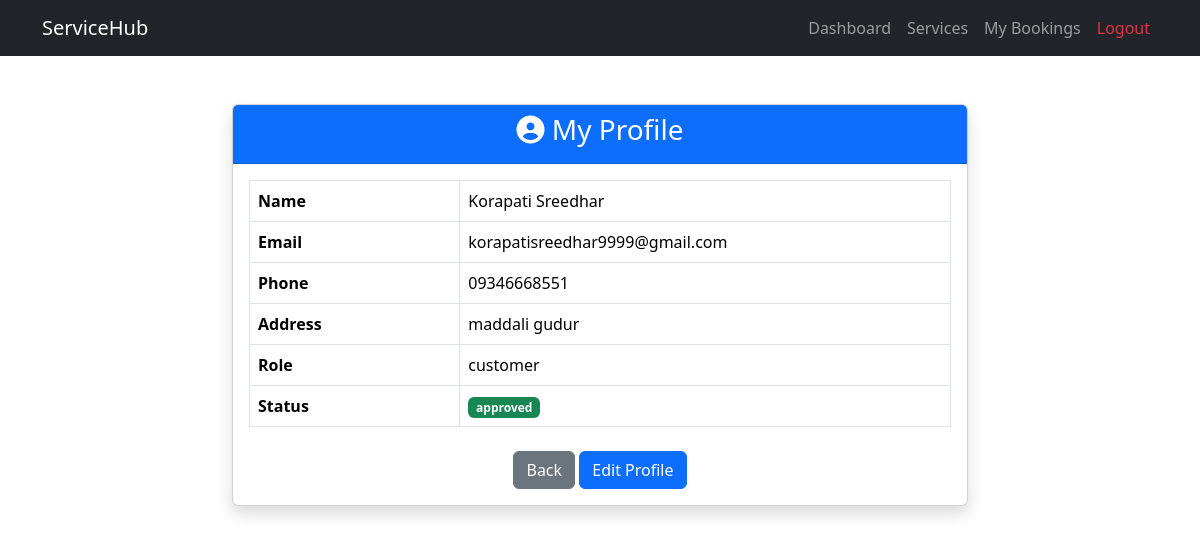
Screenshot of /profile (signed in) with the database file from the repository.
### tables this page shows
CREATE TABLE users(
    id INTEGER PRIMARY KEY AUTOINCREMENT,
    name TEXT NOT NULL,
    email TEXT UNIQUE NOT NULL,
    password TEXT NOT NULL,
    role TEXT DEFAULT 'customer',
    phone TEXT,
    address TEXT,
    profession TEXT,
    experience TEXT,
    status TEXT DEFAULT 'pending',
    created_at TIMESTAMP DEFAULT CURRENT_TIMESTAMP
);

### app.py (the view)
@app.route('/profile')
def profile():
    if 'user_id' not in session:
        return redirect(url_for('login'))
    conn = get_db_connection()
    user = conn.execute(
        "SELECT * FROM users WHERE id=?",
        (session['user_id'],)
    ).fetchone()
    conn.close()
    return render_template(
        'customer/profile.html',
        user=user
    )

### app.py (called while the page is built)
def get_db_connection():
    conn = sqlite3.connect(DATABASE)
    conn.row_factory = sqlite3.Row
    return conn

### templates/customer/profile.html (shortened to what this page needs)
<!DOCTYPE html>
<html lang="en">
<head>
    <link href="https://cdn.jsdelivr.net/npm/bootstrap@5.3.3/dist/css/bootstrap.min.css"
          rel="stylesheet">
    <link rel="stylesheet"
          href="https://cdnjs.cloudflare.com/ajax/libs/font-awesome/6.5.1/css/all.min.css">
</head>
<body>
<nav class="navbar navbar-expand-lg navbar-dark bg-dark">
    <div class="container">
        <a class="navbar-brand" href="/dashboard">
            ServiceHub
        </a>
        <div class="collapse navbar-collapse">
            <ul class="navbar-nav ms-auto">
                <li class="nav-item">
                    <a class="nav-link" href="/dashboard">
                        Dashboard
                    </a>
                </li>
                <li class="nav-item">
                    <a class="nav-link" href="/services">
                        Services
                    </a>
                </li>
                <li class="nav-item">
                    <a class="nav-link" href="/my-bookings">
                        My Bookings
                    </a>
                </li>
                <li class="nav-item">
                    <a class="nav-link text-danger" href="/logout">
                        Logout
                    </a>
                </li>
            </ul>
        </div>
    </div>
</nav>
<div class="container mt-5">
    <div class="row justify-content-center">
        <div class="col-md-8">
            <div class="card shadow">
                <div class="card-header bg-primary text-white text-center">
                    <h3>
                        <i class="fas fa-user-circle"></i>
                        My Profile
                    </h3>
                </div>
                <div class="card-body">
                    <table class="table table-bordered">
                        <tr>
                            <th width="30%">Name</th>
                            <td>{{ user['name'] }}</td>
                        </tr>
                        <tr>
                            <th>Email</th>
                            <td>{{ user['email'] }}</td>
                        </tr>
                        <tr>
                            <th>Phone</th>
                            <td>{{ user['phone'] }}</td>
                        </tr>
                        <tr>
                            <th>Address</th>
                            <td>{{ user['address'] }}</td>
                        </tr>
                        <tr>
                            <th>Role</th>
                            <td>{{ user['role'] }}</td>
                        </tr>
                        <tr>
                            <th>Status</th>
                            <td>
                                <span class="badge bg-success">
                                    {{ user['status'] }}
                                </span>
                            </td>
                        </tr>
                    </table>
                    <div class="text-center mt-4">
                        <a href="/dashboard"
                           class="btn btn-secondary">
                            Back
                        </a>
                        <a href="/edit-profile"
                           class="btn btn-primary">
                            Edit Profile
                        </a>
                    </div>
                </div>
            </div>
        </div>
    </div>
</div>
</body>
</html>

### rows the page displays
users: name "Korapati Sreedhar", email "korapatisreedhar9999@gmail.com", phone "09346668551", address "maddali gudur", role "customer", status "approved"
